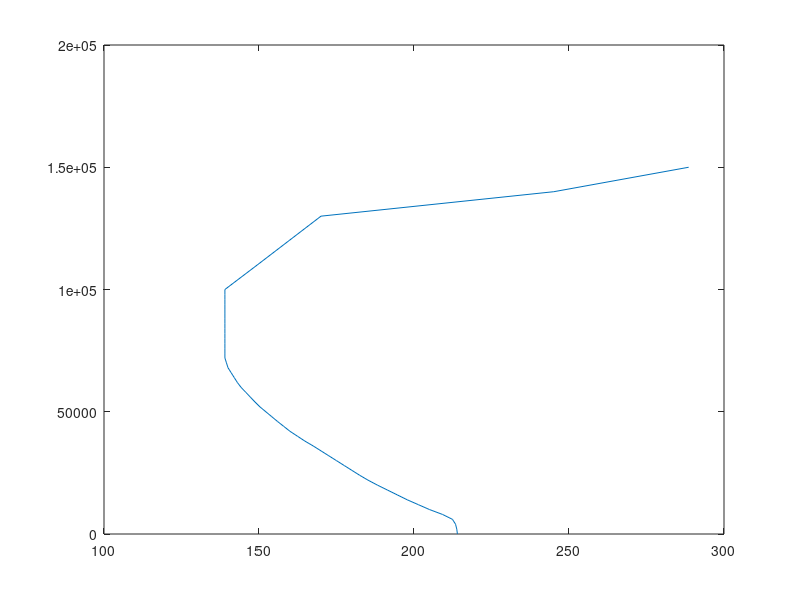

Write MATLAB code to recreate this figure. (Note: this script raises an error after producing the figure.)
clear all;
close all;
clc;

% NASA model stops at 100km
h1 = 0:2:100;
% Teacher models stop at 150km but is less precise
h2 = 110:10:150;
% So we use the NASA model first and after the teacher
h = [h1 h2] * 1000; % Convert h in meters

% Temperature is in K
t1 = [214, 213.8, 213.4, 212.4, 209.2, 205, 201.4, 197.8,...
      194.6, 191.4, 188.2, 185.2, 182.5, 180, 177.5, 175, 172.5, 170,...
      167.5, 164.8, 162.4, 160, 158, 156, 154.1, 152.2, 150.3, 148.7,...
      147.2, 145.7, 144.2, 143, 142, 141, 140, 139.5, 139, 139, 139,...
      139, 139, 139, 139, 139, 139, 139, 139, 139, 139, 139, 139];
t2 = [149.4, 159.7, 170, 245.1, 288.6];
T = [t1 t2];

plot(T, h);

%% Fits models model

%from 0 to 10 : 
T_0_10 = t1(1 : 6);
h_0_10 = (0:2:10) * 1e3;

f_0_10 = fit(transpose(h_0_10), transpose(T_0_10), 'poly3');

h_test = (0:0.1:10) * 1e3
t_test = f_0_10.p1 * h_test.^3 + f_0_10.p2 * h_test.^2 + ...
         f_0_10.p3 * h_test.^1 + f_0_10.p4

figure();
plot(h_0_10, T_0_10)
hold on;
plot(h_test, t_test);

% from 10 to 70 : 
T_10_70 = t1(6 : 36);
  
 h_10_70 = (10:2:70) * 1e3;
 
 f_10_70=fit(transpose(h_10_70), transpose(T_10_70), 'poly4');

 h_test = (10:0.1:70) * 1e3
 t_test = f_10_70.p1 * h_test.^4 + f_10_70.p2 * h_test.^3 + ...
         f_10_70.p3 * h_test.^2 + f_10_70.p4 * h_test.^1 + f_10_70.p5
 
 figure();
 plot(h_10_70, T_10_70)
 hold on;
 plot(h_test, t_test)
 
 % from 70 to 100 : line at 139
 
 %from 100 to 150
 
 h2 = (100 : 10 : 120) * 1e3
 t2 = [139, 149.4, 159.7];
 addpath('Functions');
 f_100_150 = fit(transpose(h2), transpose(t2), 'poly1');

h_test_100_150 = (100:0.1:120) * 1e3;
t_test_100_150 = f_100_150.p1 * h_test_100_150 + f_100_150.p2;

figure();
plot(h2, t2);
hold on;
plot(h_test_100_150, t_test_100_150);
 
 % test solve

addpath('Data');
save('Data\fit_temp', 'f_0_10', 'f_10_70', 'f_100_150');

syms x;
% compare all;
figure();
plot(T, h);
hold on;
plot(Temperature2(h), h);
